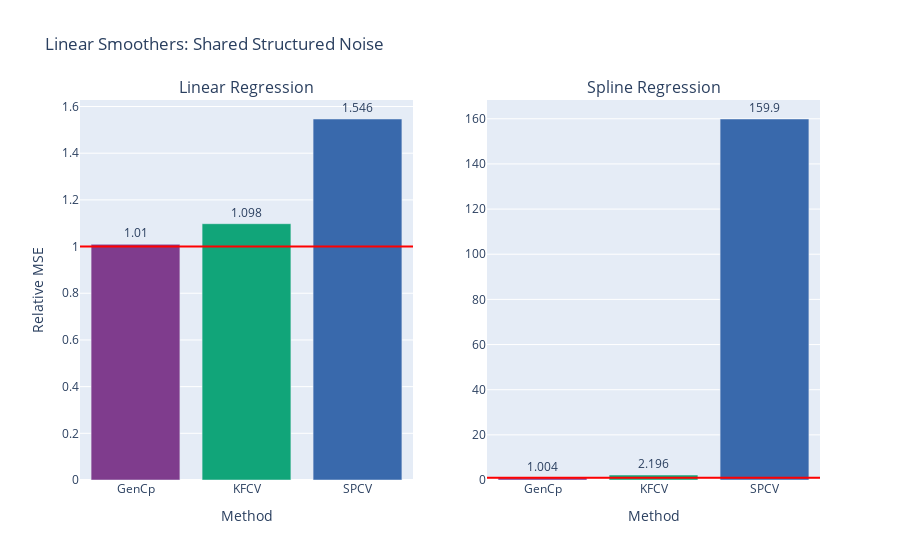

Notebook code cell kept with this figure:
### Code cell
fig = gen_model_barplots(
    model_errs, 
    model_names, 
    est_names, 
    title="Linear Smoothers: Shared Structured Noise"
)
fig.show()

### Figure 1 — Plotly figure (JSON) as saved in the notebook; plotly's stock layout.template omitted (floating-point values rounded to 4 significant figures)
{"data": [{"marker": {"color": ["rgb(127, 60, 141)", "rgb(17, 165, 121)", "rgb(57, 105, 172)", "rgb(242, 183, 1)", "rgb(231, 63, 116)", "rgb(128, 186, 90)", "rgb(230, 131, 16)", "rgb(0, 134, 149)", "rgb(207, 28, 144)", "rgb(249, 123, 114)", "rgb(165, 170, 153)"]}, "text": [1.01, 1.098, 1.546], "textposition": "outside", "type": "bar", "x": ["GenCp", "KFCV", "SPCV"], "xaxis": "x", "y": [1.01, 1.098, 1.546], "yaxis": "y"}, {"marker": {"color": ["rgb(127, 60, 141)", "rgb(17, 165, 121)", "rgb(57, 105, 172)", "rgb(242, 183, 1)", "rgb(231, 63, 116)", "rgb(128, 186, 90)", "rgb(230, 131, 16)", "rgb(0, 134, 149)", "rgb(207, 28, 144)", "rgb(249, 123, 114)", "rgb(165, 170, 153)"]}, "text": [1.004, 2.196, 159.9], "textposition": "outside", "type": "bar", "x": ["GenCp", "KFCV", "SPCV"], "xaxis": "x2", "y": [1.004, 2.196, 159.9], "yaxis": "y2"}], "layout": {"annotations": [{"font": {"size": 16}, "showarrow": false, "text": "Linear Regression", "x": 0.225, "xanchor": "center", "xref": "paper", "y": 1, "yanchor": "bottom", "yref": "paper"}, {"font": {"size": 16}, "showarrow": false, "text": "Spline Regression", "x": 0.775, "xanchor": "center", "xref": "paper", "y": 1, "yanchor": "bottom", "yref": "paper"}], "shapes": [{"line": {"color": "red"}, "type": "line", "x0": 0, "x1": 1, "xref": "x domain", "y0": 1, "y1": 1, "yref": "y"}, {"line": {"color": "red"}, "type": "line", "x0": 0, "x1": 1, "xref": "x2 domain", "y0": 1, "y1": 1, "yref": "y2"}], "showlegend": false, "title": {"text": "Linear Smoothers: Shared Structured Noise"}, "xaxis": {"anchor": "y", "domain": [0, 0.45], "title": {"text": "Method"}}, "xaxis2": {"anchor": "y2", "domain": [0.55, 1], "title": {"text": "Method"}}, "yaxis": {"anchor": "x", "domain": [0, 1], "title": {"text": "Relative MSE"}}, "yaxis2": {"anchor": "x2", "domain": [0, 1]}}}
